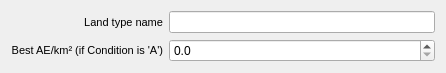
<?xml version="1.0" encoding="UTF-8"?>
<ui version="4.0">
 <class>Form</class>
 <widget class="QWidget" name="Form">
  <property name="geometry">
   <rect>
    <x>0</x>
    <y>0</y>
    <width>446</width>
    <height>70</height>
   </rect>
  </property>
  <property name="windowTitle">
   <string>Edit Paddock Details</string>
  </property>
  <layout class="QVBoxLayout" name="verticalLayout">
   <item>
    <layout class="QGridLayout" name="gridLayout">
     <property name="sizeConstraint">
      <enum>QLayout::SetMaximumSize</enum>
     </property>
     <item row="0" column="1">
      <widget class="QLineEdit" name="landTypeNameLineEdit">
       <property name="sizePolicy">
        <sizepolicy hsizetype="MinimumExpanding" vsizetype="Minimum">
         <horstretch>0</horstretch>
         <verstretch>0</verstretch>
        </sizepolicy>
       </property>
      </widget>
     </item>
     <item row="0" column="0">
      <widget class="QLabel" name="landTypeNameLabel">
       <property name="sizePolicy">
        <sizepolicy hsizetype="Preferred" vsizetype="Minimum">
         <horstretch>0</horstretch>
         <verstretch>0</verstretch>
        </sizepolicy>
       </property>
       <property name="minimumSize">
        <size>
         <width>0</width>
         <height>0</height>
        </size>
       </property>
       <property name="font">
        <font>
         <pointsize>8</pointsize>
        </font>
       </property>
       <property name="text">
        <string notr="true">Land type name</string>
       </property>
       <property name="alignment">
        <set>Qt::AlignRight|Qt::AlignTrailing|Qt::AlignVCenter</set>
       </property>
      </widget>
     </item>
     <item row="1" column="0">
      <widget class="QLabel" name="optimalCapacityPerAreaLabel">
       <property name="sizePolicy">
        <sizepolicy hsizetype="Minimum" vsizetype="Minimum">
         <horstretch>0</horstretch>
         <verstretch>0</verstretch>
        </sizepolicy>
       </property>
       <property name="font">
        <font>
         <pointsize>8</pointsize>
        </font>
       </property>
       <property name="text">
        <string notr="true">Best AE/km² (if Condition is 'A')</string>
       </property>
       <property name="alignment">
        <set>Qt::AlignRight|Qt::AlignTrailing|Qt::AlignVCenter</set>
       </property>
      </widget>
     </item>
     <item row="1" column="1">
      <widget class="QDoubleSpinBox" name="optimalCapacityPerAreaDoubleSpinBox">
       <property name="suffix">
        <string/>
       </property>
       <property name="decimals">
        <number>1</number>
       </property>
       <property name="maximum">
        <double>100.000000000000000</double>
       </property>
       <property name="singleStep">
        <double>0.100000000000000</double>
       </property>
       <property name="stepType">
        <enum>QAbstractSpinBox::AdaptiveDecimalStepType</enum>
       </property>
      </widget>
     </item>
    </layout>
   </item>
   <item>
    <spacer name="verticalSpacer">
     <property name="orientation">
      <enum>Qt::Vertical</enum>
     </property>
     <property name="sizeHint" stdset="0">
      <size>
       <width>20</width>
       <height>40</height>
      </size>
     </property>
    </spacer>
   </item>
  </layout>
 </widget>
 <resources/>
 <connections/>
</ui>
